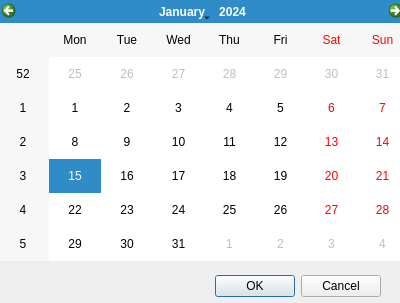
<?xml version="1.0" encoding="UTF-8"?>
<ui version="4.0">
 <class>Dialog</class>
 <widget class="QDialog" name="Dialog">
  <property name="geometry">
   <rect>
    <x>0</x>
    <y>0</y>
    <width>400</width>
    <height>303</height>
   </rect>
  </property>
  <property name="windowTitle">
   <string>设置查询时间</string>
  </property>
  <widget class="QDialogButtonBox" name="buttonBox">
   <property name="geometry">
    <rect>
     <x>40</x>
     <y>270</y>
     <width>341</width>
     <height>32</height>
    </rect>
   </property>
   <property name="orientation">
    <enum>Qt::Horizontal</enum>
   </property>
   <property name="standardButtons">
    <set>QDialogButtonBox::Cancel|QDialogButtonBox::Ok</set>
   </property>
  </widget>
  <widget class="QCalendarWidget" name="calendarWidget">
   <property name="geometry">
    <rect>
     <x>-3</x>
     <y>0</y>
     <width>411</width>
     <height>261</height>
    </rect>
   </property>
  </widget>
 </widget>
 <resources/>
 <connections>
  <connection>
   <sender>buttonBox</sender>
   <signal>accepted()</signal>
   <receiver>Dialog</receiver>
   <slot>accept()</slot>
   <hints>
    <hint type="sourcelabel">
     <x>248</x>
     <y>254</y>
    </hint>
    <hint type="destinationlabel">
     <x>157</x>
     <y>274</y>
    </hint>
   </hints>
  </connection>
  <connection>
   <sender>buttonBox</sender>
   <signal>rejected()</signal>
   <receiver>Dialog</receiver>
   <slot>reject()</slot>
   <hints>
    <hint type="sourcelabel">
     <x>316</x>
     <y>260</y>
    </hint>
    <hint type="destinationlabel">
     <x>286</x>
     <y>274</y>
    </hint>
   </hints>
  </connection>
 </connections>
</ui>
